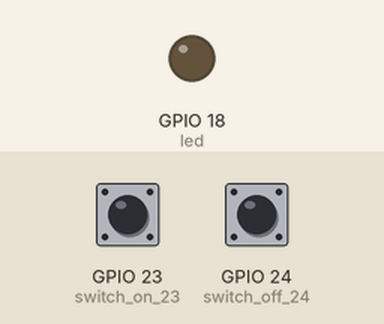
Simulated run of this program. Board: Raspberry Pi (BCM pin numbers). On the bench: output pins drawn as LEDs (lit = HIGH). The inputs (shaded band) are chosen by the test bench; at power-on: GPIO 23 (switch_on_23) HIGH, GPIO 24 (switch_off_24) LOW. What the program prints to the terminal is not drawn.

Above: at 1.2 s.
1.3 s: GPIO 23 (switch_on_23) pulled HIGH for 0.15 s
At 2.5 s:
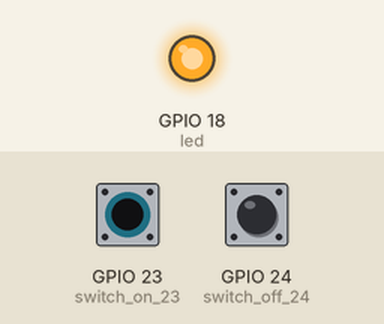
2.9 s: GPIO 24 (switch_off_24) pulled HIGH for 0.15 s
At 3.9 s:
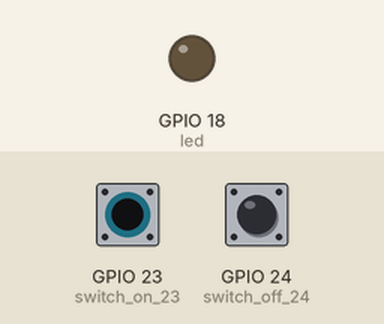
4.5 s: GPIO 23 (switch_on_23) pulled LOW for 0.15 s
At 5.3 s:
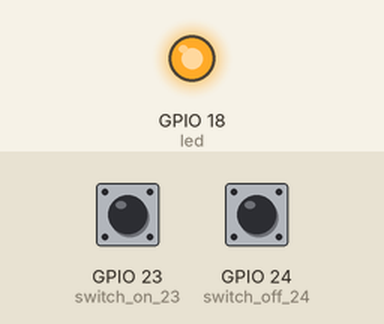
Timing chart, 0 to 7.5 s (numbered marks = the images above; inputs shaded):
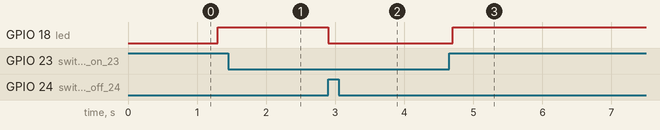

The program:

led_switch_1_5.py
```python
import RPi.GPIO as GPIO
import time
GPIO.setmode( GPIO.BCM )
GPIO.setwarnings( 0 )

print( "input copy" )

led = 18
switch_on_23 = 23
switch_off_24 = 24

GPIO.setup( led, GPIO.OUT )
GPIO.setup(switch_on_23, GPIO.IN, pull_up_down=GPIO.PUD_DOWN)
GPIO.setup(switch_off_24, GPIO.IN, pull_up_down=GPIO.PUD_DOWN)


while True:

   if( GPIO.input(switch_on_23)):
      GPIO.output( led, GPIO.HIGH )
      GPIO.setup(switch_on_23, GPIO.IN, pull_up_down=GPIO.PUD_UP)
   if( GPIO.input(switch_off_24)):
      GPIO.output( led, GPIO.LOW )
      GPIO.setup(switch_on_23, GPIO.IN, pull_up_down=GPIO.PUD_DOWN)


   time.sleep( 0.1 )
```

Measured:
- after the input at 1.3 s, GPIO 18 (led): LOW → HIGH at once
- after the input at 2.9 s, GPIO 18 (led): HIGH → LOW at once
- after the input at 4.5 s, GPIO 18 (led): LOW → HIGH after 0.20 s
